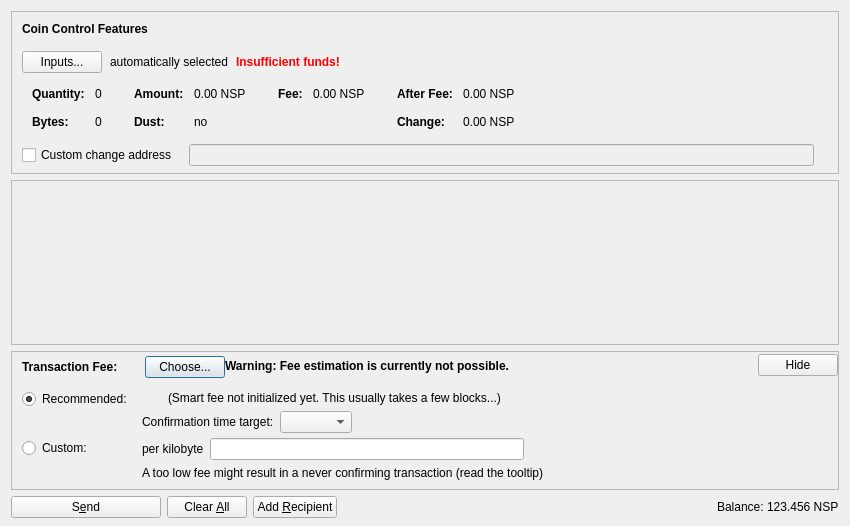
<?xml version="1.0" encoding="UTF-8"?>
<ui version="4.0">
 <class>SendCoinsDialog</class>
 <widget class="QDialog" name="SendCoinsDialog">
  <property name="geometry">
   <rect>
    <x>0</x>
    <y>0</y>
    <width>850</width>
    <height>526</height>
   </rect>
  </property>
  <property name="windowTitle">
   <string>Send Coins</string>
  </property>
  <layout class="QVBoxLayout" name="verticalLayout" stretch="0,1,0,0">
   <property name="bottomMargin">
    <number>8</number>
   </property>
   <item>
    <widget class="QFrame" name="frameCoinControl">
     <property name="sizePolicy">
      <sizepolicy hsizetype="Expanding" vsizetype="Expanding">
       <horstretch>0</horstretch>
       <verstretch>0</verstretch>
      </sizepolicy>
     </property>
     <property name="maximumSize">
      <size>
       <width>16777215</width>
       <height>16777215</height>
      </size>
     </property>
     <property name="frameShape">
      <enum>QFrame::StyledPanel</enum>
     </property>
     <property name="frameShadow">
      <enum>QFrame::Sunken</enum>
     </property>
     <layout class="QVBoxLayout" name="verticalLayoutCoinControl2">
      <property name="spacing">
       <number>0</number>
      </property>
      <property name="leftMargin">
       <number>0</number>
      </property>
      <property name="topMargin">
       <number>0</number>
      </property>
      <property name="rightMargin">
       <number>0</number>
      </property>
      <property name="bottomMargin">
       <number>6</number>
      </property>
      <item>
       <layout class="QVBoxLayout" name="verticalLayoutCoinControl" stretch="0,0,0,0,1">
        <property name="spacing">
         <number>0</number>
        </property>
        <property name="leftMargin">
         <number>10</number>
        </property>
        <property name="topMargin">
         <number>10</number>
        </property>
        <item>
         <layout class="QHBoxLayout" name="horizontalLayoutCoinControl1">
          <property name="bottomMargin">
           <number>15</number>
          </property>
          <item>
           <widget class="QLabel" name="labelCoinControlFeatures">
            <property name="sizePolicy">
             <sizepolicy hsizetype="Preferred" vsizetype="Maximum">
              <horstretch>0</horstretch>
              <verstretch>0</verstretch>
             </sizepolicy>
            </property>
            <property name="font">
             <font>
              <weight>75</weight>
              <bold>true</bold>
             </font>
            </property>
            <property name="styleSheet">
             <string notr="true">font-weight:bold;</string>
            </property>
            <property name="text">
             <string>Coin Control Features</string>
            </property>
           </widget>
          </item>
         </layout>
        </item>
        <item>
         <layout class="QHBoxLayout" name="horizontalLayoutCoinControl2" stretch="0,0,0,0">
          <property name="spacing">
           <number>8</number>
          </property>
          <property name="bottomMargin">
           <number>10</number>
          </property>
          <item>
           <widget class="QPushButton" name="pushButtonCoinControl">
            <property name="styleSheet">
             <string notr="true"/>
            </property>
            <property name="text">
             <string>Inputs...</string>
            </property>
            <property name="autoDefault">
             <bool>false</bool>
            </property>
           </widget>
          </item>
          <item>
           <widget class="QLabel" name="labelCoinControlAutomaticallySelected">
            <property name="text">
             <string>automatically selected</string>
            </property>
            <property name="margin">
             <number>5</number>
            </property>
           </widget>
          </item>
          <item>
           <widget class="QLabel" name="labelCoinControlInsuffFunds">
            <property name="font">
             <font>
              <weight>75</weight>
              <bold>true</bold>
             </font>
            </property>
            <property name="styleSheet">
             <string notr="true">color:red;font-weight:bold;</string>
            </property>
            <property name="text">
             <string>Insufficient funds!</string>
            </property>
            <property name="margin">
             <number>5</number>
            </property>
           </widget>
          </item>
          <item>
           <spacer name="horizontalSpacerCoinControl">
            <property name="orientation">
             <enum>Qt::Horizontal</enum>
            </property>
            <property name="sizeHint" stdset="0">
             <size>
              <width>40</width>
              <height>1</height>
             </size>
            </property>
           </spacer>
          </item>
         </layout>
        </item>
        <item>
         <widget class="QWidget" name="widgetCoinControl" native="true">
          <property name="sizePolicy">
           <sizepolicy hsizetype="Preferred" vsizetype="Preferred">
            <horstretch>0</horstretch>
            <verstretch>0</verstretch>
           </sizepolicy>
          </property>
          <property name="minimumSize">
           <size>
            <width>0</width>
            <height>0</height>
           </size>
          </property>
          <property name="styleSheet">
           <string notr="true"/>
          </property>
          <layout class="QHBoxLayout" name="horizontalLayoutCoinControl5">
           <property name="leftMargin">
            <number>0</number>
           </property>
           <property name="topMargin">
            <number>0</number>
           </property>
           <property name="rightMargin">
            <number>0</number>
           </property>
           <property name="bottomMargin">
            <number>0</number>
           </property>
           <item>
            <layout class="QHBoxLayout" name="horizontalLayoutCoinControl3" stretch="0,0,0,1">
             <property name="spacing">
              <number>20</number>
             </property>
             <property name="topMargin">
              <number>0</number>
             </property>
             <property name="bottomMargin">
              <number>10</number>
             </property>
             <item>
              <layout class="QFormLayout" name="formLayoutCoinControl1">
               <property name="horizontalSpacing">
                <number>10</number>
               </property>
               <property name="verticalSpacing">
                <number>14</number>
               </property>
               <property name="leftMargin">
                <number>10</number>
               </property>
               <property name="topMargin">
                <number>4</number>
               </property>
               <property name="rightMargin">
                <number>6</number>
               </property>
               <item row="0" column="0">
                <widget class="QLabel" name="labelCoinControlQuantityText">
                 <property name="font">
                  <font>
                   <weight>75</weight>
                   <bold>true</bold>
                  </font>
                 </property>
                 <property name="text">
                  <string>Quantity:</string>
                 </property>
                 <property name="margin">
                  <number>0</number>
                 </property>
                </widget>
               </item>
               <item row="0" column="1">
                <widget class="QLabel" name="labelCoinControlQuantity">
                 <property name="cursor">
                  <cursorShape>IBeamCursor</cursorShape>
                 </property>
                 <property name="contextMenuPolicy">
                  <enum>Qt::ActionsContextMenu</enum>
                 </property>
                 <property name="text">
                  <string notr="true">0</string>
                 </property>
                 <property name="margin">
                  <number>0</number>
                 </property>
                 <property name="textInteractionFlags">
                  <set>Qt::LinksAccessibleByMouse|Qt::TextSelectableByKeyboard|Qt::TextSelectableByMouse</set>
                 </property>
                </widget>
               </item>
               <item row="1" column="0">
                <widget class="QLabel" name="labelCoinControlBytesText">
                 <property name="font">
                  <font>
                   <weight>75</weight>
                   <bold>true</bold>
                  </font>
                 </property>
                 <property name="text">
                  <string>Bytes:</string>
                 </property>
                </widget>
               </item>
               <item row="1" column="1">
                <widget class="QLabel" name="labelCoinControlBytes">
                 <property name="cursor">
                  <cursorShape>IBeamCursor</cursorShape>
                 </property>
                 <property name="contextMenuPolicy">
                  <enum>Qt::ActionsContextMenu</enum>
                 </property>
                 <property name="text">
                  <string notr="true">0</string>
                 </property>
                 <property name="textInteractionFlags">
                  <set>Qt::LinksAccessibleByMouse|Qt::TextSelectableByKeyboard|Qt::TextSelectableByMouse</set>
                 </property>
                </widget>
               </item>
              </layout>
             </item>
             <item>
              <layout class="QFormLayout" name="formLayoutCoinControl2">
               <property name="horizontalSpacing">
                <number>10</number>
               </property>
               <property name="verticalSpacing">
                <number>14</number>
               </property>
               <property name="leftMargin">
                <number>6</number>
               </property>
               <property name="topMargin">
                <number>4</number>
               </property>
               <property name="rightMargin">
                <number>6</number>
               </property>
               <item row="0" column="0">
                <widget class="QLabel" name="labelCoinControlAmountText">
                 <property name="font">
                  <font>
                   <weight>75</weight>
                   <bold>true</bold>
                  </font>
                 </property>
                 <property name="text">
                  <string>Amount:</string>
                 </property>
                 <property name="margin">
                  <number>0</number>
                 </property>
                </widget>
               </item>
               <item row="0" column="1">
                <widget class="QLabel" name="labelCoinControlAmount">
                 <property name="cursor">
                  <cursorShape>IBeamCursor</cursorShape>
                 </property>
                 <property name="contextMenuPolicy">
                  <enum>Qt::ActionsContextMenu</enum>
                 </property>
                 <property name="text">
                  <string notr="true">0.00 NSP</string>
                 </property>
                 <property name="textInteractionFlags">
                  <set>Qt::LinksAccessibleByMouse|Qt::TextSelectableByKeyboard|Qt::TextSelectableByMouse</set>
                 </property>
                </widget>
               </item>
               <item row="1" column="0">
                <widget class="QLabel" name="labelCoinControlLowOutputText">
                 <property name="font">
                  <font>
                   <weight>75</weight>
                   <bold>true</bold>
                  </font>
                 </property>
                 <property name="text">
                  <string>Dust:</string>
                 </property>
                </widget>
               </item>
               <item row="1" column="1">
                <widget class="QLabel" name="labelCoinControlLowOutput">
                 <property name="cursor">
                  <cursorShape>IBeamCursor</cursorShape>
                 </property>
                 <property name="contextMenuPolicy">
                  <enum>Qt::ActionsContextMenu</enum>
                 </property>
                 <property name="text">
                  <string notr="true">no</string>
                 </property>
                 <property name="textInteractionFlags">
                  <set>Qt::LinksAccessibleByMouse|Qt::TextSelectableByKeyboard|Qt::TextSelectableByMouse</set>
                 </property>
                </widget>
               </item>
              </layout>
             </item>
             <item>
              <layout class="QFormLayout" name="formLayoutCoinControl3">
               <property name="horizontalSpacing">
                <number>10</number>
               </property>
               <property name="verticalSpacing">
                <number>14</number>
               </property>
               <property name="leftMargin">
                <number>6</number>
               </property>
               <property name="topMargin">
                <number>4</number>
               </property>
               <property name="rightMargin">
                <number>6</number>
               </property>
               <item row="0" column="0">
                <widget class="QLabel" name="labelCoinControlFeeText">
                 <property name="font">
                  <font>
                   <weight>75</weight>
                   <bold>true</bold>
                  </font>
                 </property>
                 <property name="text">
                  <string>Fee:</string>
                 </property>
                 <property name="margin">
                  <number>0</number>
                 </property>
                </widget>
               </item>
               <item row="0" column="1">
                <widget class="QLabel" name="labelCoinControlFee">
                 <property name="cursor">
                  <cursorShape>IBeamCursor</cursorShape>
                 </property>
                 <property name="contextMenuPolicy">
                  <enum>Qt::ActionsContextMenu</enum>
                 </property>
                 <property name="text">
                  <string notr="true">0.00 NSP</string>
                 </property>
                 <property name="textInteractionFlags">
                  <set>Qt::LinksAccessibleByMouse|Qt::TextSelectableByKeyboard|Qt::TextSelectableByMouse</set>
                 </property>
                </widget>
               </item>
              </layout>
             </item>
             <item>
              <layout class="QFormLayout" name="formLayoutCoinControl4">
               <property name="horizontalSpacing">
                <number>10</number>
               </property>
               <property name="verticalSpacing">
                <number>14</number>
               </property>
               <property name="leftMargin">
                <number>6</number>
               </property>
               <property name="topMargin">
                <number>4</number>
               </property>
               <property name="rightMargin">
                <number>6</number>
               </property>
               <item row="0" column="0">
                <widget class="QLabel" name="labelCoinControlAfterFeeText">
                 <property name="font">
                  <font>
                   <weight>75</weight>
                   <bold>true</bold>
                  </font>
                 </property>
                 <property name="text">
                  <string>After Fee:</string>
                 </property>
                 <property name="margin">
                  <number>0</number>
                 </property>
                </widget>
               </item>
               <item row="0" column="1">
                <widget class="QLabel" name="labelCoinControlAfterFee">
                 <property name="cursor">
                  <cursorShape>IBeamCursor</cursorShape>
                 </property>
                 <property name="contextMenuPolicy">
                  <enum>Qt::ActionsContextMenu</enum>
                 </property>
                 <property name="text">
                  <string notr="true">0.00 NSP</string>
                 </property>
                 <property name="textInteractionFlags">
                  <set>Qt::LinksAccessibleByMouse|Qt::TextSelectableByKeyboard|Qt::TextSelectableByMouse</set>
                 </property>
                </widget>
               </item>
               <item row="1" column="0">
                <widget class="QLabel" name="labelCoinControlChangeText">
                 <property name="font">
                  <font>
                   <weight>75</weight>
                   <bold>true</bold>
                  </font>
                 </property>
                 <property name="text">
                  <string>Change:</string>
                 </property>
                </widget>
               </item>
               <item row="1" column="1">
                <widget class="QLabel" name="labelCoinControlChange">
                 <property name="cursor">
                  <cursorShape>IBeamCursor</cursorShape>
                 </property>
                 <property name="contextMenuPolicy">
                  <enum>Qt::ActionsContextMenu</enum>
                 </property>
                 <property name="text">
                  <string notr="true">0.00 NSP</string>
                 </property>
                 <property name="textInteractionFlags">
                  <set>Qt::LinksAccessibleByMouse|Qt::TextSelectableByKeyboard|Qt::TextSelectableByMouse</set>
                 </property>
                </widget>
               </item>
              </layout>
             </item>
            </layout>
           </item>
          </layout>
         </widget>
        </item>
        <item>
         <layout class="QHBoxLayout" name="horizontalLayoutCoinControl4" stretch="0,0,0">
          <property name="spacing">
           <number>12</number>
          </property>
          <property name="sizeConstraint">
           <enum>QLayout::SetDefaultConstraint</enum>
          </property>
          <property name="topMargin">
           <number>5</number>
          </property>
          <property name="rightMargin">
           <number>5</number>
          </property>
          <item>
           <widget class="QCheckBox" name="checkBoxCoinControlChange">
            <property name="toolTip">
             <string>If this is activated, but the change address is empty or invalid, change will be sent to a newly generated address.</string>
            </property>
            <property name="text">
             <string>Custom change address</string>
            </property>
           </widget>
          </item>
          <item>
           <widget class="QValidatedLineEdit" name="lineEditCoinControlChange">
            <property name="enabled">
             <bool>false</bool>
            </property>
            <property name="sizePolicy">
             <sizepolicy hsizetype="Expanding" vsizetype="Fixed">
              <horstretch>0</horstretch>
              <verstretch>0</verstretch>
             </sizepolicy>
            </property>
           </widget>
          </item>
          <item>
           <widget class="QLabel" name="labelCoinControlChangeLabel">
            <property name="sizePolicy">
             <sizepolicy hsizetype="Preferred" vsizetype="Expanding">
              <horstretch>0</horstretch>
              <verstretch>0</verstretch>
             </sizepolicy>
            </property>
            <property name="minimumSize">
             <size>
              <width>0</width>
              <height>0</height>
             </size>
            </property>
            <property name="text">
             <string/>
            </property>
            <property name="margin">
             <number>3</number>
            </property>
           </widget>
          </item>
         </layout>
        </item>
        <item>
         <spacer name="verticalSpacerCoinControl">
          <property name="orientation">
           <enum>Qt::Vertical</enum>
          </property>
          <property name="sizeHint" stdset="0">
           <size>
            <width>800</width>
            <height>1</height>
           </size>
          </property>
         </spacer>
        </item>
       </layout>
      </item>
     </layout>
    </widget>
   </item>
   <item>
    <widget class="QScrollArea" name="scrollArea">
     <property name="widgetResizable">
      <bool>true</bool>
     </property>
     <widget class="QWidget" name="scrollAreaWidgetContents">
      <property name="geometry">
       <rect>
        <x>0</x>
        <y>0</y>
        <width>830</width>
        <height>104</height>
       </rect>
      </property>
      <layout class="QVBoxLayout" name="verticalLayout_2" stretch="0,1">
       <property name="leftMargin">
        <number>0</number>
       </property>
       <property name="topMargin">
        <number>0</number>
       </property>
       <property name="rightMargin">
        <number>0</number>
       </property>
       <property name="bottomMargin">
        <number>0</number>
       </property>
       <item>
        <layout class="QVBoxLayout" name="entries">
         <property name="spacing">
          <number>6</number>
         </property>
        </layout>
       </item>
       <item>
        <spacer name="verticalSpacer">
         <property name="orientation">
          <enum>Qt::Vertical</enum>
         </property>
         <property name="sizeHint" stdset="0">
          <size>
           <width>20</width>
           <height>40</height>
          </size>
         </property>
        </spacer>
       </item>
      </layout>
     </widget>
    </widget>
   </item>
   <item>
    <widget class="QFrame" name="frameFee">
     <property name="sizePolicy">
      <sizepolicy hsizetype="Expanding" vsizetype="Expanding">
       <horstretch>0</horstretch>
       <verstretch>0</verstretch>
      </sizepolicy>
     </property>
     <property name="maximumSize">
      <size>
       <width>16777215</width>
       <height>16777215</height>
      </size>
     </property>
     <property name="frameShape">
      <enum>QFrame::StyledPanel</enum>
     </property>
     <property name="frameShadow">
      <enum>QFrame::Sunken</enum>
     </property>
     <layout class="QVBoxLayout" name="verticalLayoutFee1">
      <property name="spacing">
       <number>0</number>
      </property>
      <property name="leftMargin">
       <number>0</number>
      </property>
      <property name="topMargin">
       <number>0</number>
      </property>
      <property name="rightMargin">
       <number>0</number>
      </property>
      <property name="bottomMargin">
       <number>0</number>
      </property>
      <item>
       <layout class="QVBoxLayout" name="verticalLayoutFee2" stretch="0,0,0">
        <property name="spacing">
         <number>0</number>
        </property>
        <property name="leftMargin">
         <number>10</number>
        </property>
        <property name="topMargin">
         <number>0</number>
        </property>
        <item>
         <layout class="QHBoxLayout" name="horizontalLayoutFee1">
          <property name="bottomMargin">
           <number>0</number>
          </property>
          <item>
           <layout class="QVBoxLayout" name="verticalLayoutFee7">
            <property name="spacing">
             <number>0</number>
            </property>
            <item>
             <spacer name="verticalSpacerSmartFee">
              <property name="orientation">
               <enum>Qt::Vertical</enum>
              </property>
              <property name="sizeType">
               <enum>QSizePolicy::Fixed</enum>
              </property>
              <property name="sizeHint" stdset="0">
               <size>
                <width>1</width>
                <height>4</height>
               </size>
              </property>
             </spacer>
            </item>
            <item>
             <layout class="QHBoxLayout" name="horizontalLayoutSmartFee">
              <property name="spacing">
               <number>10</number>
              </property>
              <item>
               <widget class="QLabel" name="labelFeeHeadline">
                <property name="sizePolicy">
                 <sizepolicy hsizetype="Preferred" vsizetype="Maximum">
                  <horstretch>0</horstretch>
                  <verstretch>0</verstretch>
                 </sizepolicy>
                </property>
                <property name="font">
                 <font>
                  <weight>75</weight>
                  <bold>true</bold>
                 </font>
                </property>
                <property name="styleSheet">
                 <string notr="true">font-weight:bold;</string>
                </property>
                <property name="text">
                 <string>Transaction Fee:</string>
                </property>
               </widget>
              </item>
              <item>
               <widget class="QLabel" name="labelFeeMinimized">
                <property name="text">
                 <string/>
                </property>
               </widget>
              </item>
              <item>
               <widget class="QPushButton" name="buttonChooseFee">
                <property name="text">
                 <string>Choose...</string>
                </property>
               </widget>
              </item>
             </layout>
            </item>
            <item>
             <spacer name="verticalSpacer_5">
              <property name="orientation">
               <enum>Qt::Vertical</enum>
              </property>
              <property name="sizeHint" stdset="0">
               <size>
                <width>1</width>
                <height>1</height>
               </size>
              </property>
             </spacer>
            </item>
           </layout>
          </item>
          <item>
           <widget class="QLabel" name="fallbackFeeWarningLabel">
            <property name="toolTip">
             <string>Using the fallbackfee can result in sending a transaction that will take several hours or days (or never) to confirm. Consider choosing your fee manually or wait until you have validated the complete chain.</string>
            </property>
            <property name="font">
            <font>
                <weight>75</weight>
                <bold>true</bold>
            </font>
            </property>
            <property name="text">
             <string>Warning: Fee estimation is currently not possible.</string>
            </property>
            <property name="wordWrap">
             <bool>false</bool>
            </property>
           </widget>
          </item>
          <item>
           <spacer name="horizontalSpacer_4">
            <property name="orientation">
             <enum>Qt::Horizontal</enum>
            </property>
            <property name="sizeType">
             <enum>QSizePolicy::MinimumExpanding</enum>
            </property>
            <property name="sizeHint" stdset="0">
             <size>
              <width>40</width>
              <height>20</height>
             </size>
            </property>
           </spacer>
          </item>
          <item>
           <widget class="QPushButton" name="buttonMinimizeFee">
            <property name="toolTip">
             <string>collapse fee-settings</string>
            </property>
            <property name="text">
             <string>Hide</string>
            </property>
           </widget>
          </item>
         </layout>
        </item>
        <item>
         <widget class="QFrame" name="frameFeeSelection">
          <layout class="QVBoxLayout" name="verticalLayoutFee12">
           <property name="spacing">
            <number>0</number>
           </property>
           <property name="leftMargin">
            <number>0</number>
           </property>
           <property name="topMargin">
            <number>0</number>
           </property>
           <property name="rightMargin">
            <number>0</number>
           </property>
           <property name="bottomMargin">
            <number>0</number>
           </property>
           <item>
            <layout class="QGridLayout" name="gridLayoutFee">
             <property name="topMargin">
              <number>10</number>
             </property>
             <property name="bottomMargin">
              <number>4</number>
             </property>
             <property name="horizontalSpacing">
              <number>10</number>
             </property>
             <property name="verticalSpacing">
              <number>4</number>
             </property>
             <item row="1" column="1">
              <layout class="QVBoxLayout" name="verticalLayoutFee8">
               <property name="spacing">
                <number>6</number>
               </property>
               <item>
                <layout class="QHBoxLayout" name="horizontalLayoutFee13">
                 <item>
                  <widget class="QLabel" name="labelCustomPerKilobyte">
                   <property name="toolTip">
                    <string>Specify a custom fee per kB (1,000 bytes) of the transaction's virtual size.

Note:  Since the fee is calculated on a per-byte basis, a fee of "100 satoshis per kB" for a transaction size of 500 bytes (half of 1 kB) would ultimately yield a fee of only 50 satoshis.</string>
                   </property>
                   <property name="text">
                    <string>per kilobyte</string>
                   </property>
                  </widget>
                 </item>
                 <item>
                  <widget class="BitcoinAmountField" name="customFee"/>
                 </item>
                 <item>
                  <spacer name="horizontalSpacer_6">
                   <property name="orientation">
                    <enum>Qt::Horizontal</enum>
                   </property>
                   <property name="sizeHint" stdset="0">
                    <size>
                     <width>1</width>
                     <height>1</height>
                    </size>
                   </property>
                  </spacer>
                 </item>
                </layout>
               </item>
               <item>
                <layout class="QHBoxLayout" name="horizontalLayoutFee8">
                 <item>
                  <widget class="QLabel" name="labelCustomFeeWarning">
                   <property name="enabled">
                    <bool>true</bool>
                   </property>
                   <property name="toolTip">
                    <string>When there is less transaction volume than space in the blocks, miners as well as relaying nodes may enforce a minimum fee. Paying only this minimum fee is just fine, but be aware that this can result in a never confirming transaction once there is more demand for stephanpower transactions than the network can process.</string>
                   </property>
                   <property name="text">
                    <string>A too low fee might result in a never confirming transaction (read the tooltip)</string>
                   </property>
                  </widget>
                 </item>
                 <item>
                  <spacer name="horizontalSpacer_2">
                   <property name="orientation">
                    <enum>Qt::Horizontal</enum>
                   </property>
                   <property name="sizeHint" stdset="0">
                    <size>
                     <width>1</width>
                     <height>1</height>
                    </size>
                   </property>
                  </spacer>
                 </item>
                </layout>
               </item>
              </layout>
             </item>
             <item row="0" column="0">
              <layout class="QVBoxLayout" name="verticalLayoutFee4" stretch="0,1">
               <item>
                <widget class="QRadioButton" name="radioSmartFee">
                 <property name="text">
                  <string>Recommended:</string>
                 </property>
                 <property name="checked">
                  <bool>true</bool>
                 </property>
                 <attribute name="buttonGroup">
                  <string notr="true">groupFee</string>
                 </attribute>
                </widget>
               </item>
               <item>
                <spacer name="verticalSpacer_2">
                 <property name="orientation">
                  <enum>Qt::Vertical</enum>
                 </property>
                 <property name="sizeHint" stdset="0">
                  <size>
                   <width>1</width>
                   <height>1</height>
                  </size>
                 </property>
                </spacer>
               </item>
              </layout>
             </item>
             <item row="1" column="0">
              <layout class="QVBoxLayout" name="verticalLayoutFee9" stretch="0,1">
               <item>
                <widget class="QRadioButton" name="radioCustomFee">
                 <property name="text">
                  <string>Custom:</string>
                 </property>
                 <attribute name="buttonGroup">
                  <string notr="true">groupFee</string>
                 </attribute>
                </widget>
               </item>
               <item>
                <spacer name="verticalSpacer_6">
                 <property name="orientation">
                  <enum>Qt::Vertical</enum>
                 </property>
                 <property name="sizeHint" stdset="0">
                  <size>
                   <width>1</width>
                   <height>1</height>
                  </size>
                 </property>
                </spacer>
               </item>
              </layout>
             </item>
             <item row="0" column="1">
              <layout class="QVBoxLayout" name="verticalLayoutFee3" stretch="0,0,1">
               <property name="spacing">
                <number>6</number>
               </property>
               <property name="topMargin">
                <number>2</number>
               </property>
               <item>
                <layout class="QHBoxLayout" name="horizontalLayoutFee12">
                 <item>
                  <widget class="QLabel" name="labelSmartFee">
                   <property name="text">
                    <string/>
                   </property>
                  </widget>
                 </item>
                 <item>
                  <widget class="QLabel" name="labelFeeEstimation">
                   <property name="text">
                    <string/>
                   </property>
                  </widget>
                 </item>
                 <item>
                  <widget class="QLabel" name="labelSmartFee2">
                   <property name="text">
                    <string>(Smart fee not initialized yet. This usually takes a few blocks...)</string>
                   </property>
                  </widget>
                 </item>
                 <item>
                  <spacer name="horizontalSpacer_5">
                   <property name="orientation">
                    <enum>Qt::Horizontal</enum>
                   </property>
                   <property name="sizeHint" stdset="0">
                    <size>
                     <width>1</width>
                     <height>1</height>
                    </size>
                   </property>
                  </spacer>
                 </item>
                </layout>
               </item>
               <item>
                <layout class="QHBoxLayout" name="horizontalLayoutFee9">
                 <item>
                  <layout class="QVBoxLayout" name="verticalLayoutFee6">
                   <item>
                    <widget class="QLabel" name="labelSmartFee3">
                     <property name="text">
                      <string>Confirmation time target:</string>
                     </property>
                    </widget>
                   </item>
                  </layout>
                 </item>
                 <item>
                  <layout class="QVBoxLayout" name="verticalLayoutFee5">
                   <property name="rightMargin">
                    <number>30</number>
                   </property>
                   <item>
                    <layout class="QHBoxLayout" name="horizontalLayoutConfTarget">
                     <property name="bottomMargin">
                      <number>0</number>
                     </property>
                     <item>
                      <widget class="QComboBox" name="confTargetSelector"/>
                     </item>
                     <item>
                      <spacer name="horizontalSpacerConfTarget">
                       <property name="orientation">
                        <enum>Qt::Horizontal</enum>
                       </property>
                       <property name="sizeHint" stdset="0">
                        <size>
                         <width>40</width>
                         <height>20</height>
                        </size>
                       </property>
                      </spacer>
                     </item>
                    </layout>
                   </item>
                  </layout>
                 </item>
                </layout>
               </item>
               <item>
                <spacer name="verticalSpacer_4">
                 <property name="orientation">
                  <enum>Qt::Vertical</enum>
                 </property>
                 <property name="sizeHint" stdset="0">
                  <size>
                   <width>1</width>
                   <height>1</height>
                  </size>
                 </property>
                </spacer>
               </item>
              </layout>
             </item>
            </layout>
           </item>
          </layout>
         </widget>
        </item>
        <item>
         <spacer name="verticalSpacerFee">
          <property name="orientation">
           <enum>Qt::Vertical</enum>
          </property>
          <property name="sizeHint" stdset="0">
           <size>
            <width>40</width>
            <height>5</height>
           </size>
          </property>
         </spacer>
        </item>
       </layout>
      </item>
     </layout>
    </widget>
   </item>
   <item>
    <layout class="QHBoxLayout" name="horizontalLayout">
     <item>
      <widget class="QPushButton" name="sendButton">
       <property name="minimumSize">
        <size>
         <width>150</width>
         <height>0</height>
        </size>
       </property>
       <property name="toolTip">
        <string>Confirm the send action</string>
       </property>
       <property name="text">
        <string>S&amp;end</string>
       </property>
       <property name="icon">
        <iconset resource="../bitcoin.qrc">
         <normaloff>:/icons/send</normaloff>:/icons/send</iconset>
       </property>
       <property name="autoDefault">
        <bool>false</bool>
       </property>
       <property name="default">
        <bool>false</bool>
       </property>
      </widget>
     </item>
     <item>
      <widget class="QPushButton" name="clearButton">
       <property name="sizePolicy">
        <sizepolicy hsizetype="Minimum" vsizetype="Fixed">
         <horstretch>0</horstretch>
         <verstretch>0</verstretch>
        </sizepolicy>
       </property>
       <property name="toolTip">
        <string>Clear all fields of the form.</string>
       </property>
       <property name="text">
        <string>Clear &amp;All</string>
       </property>
       <property name="icon">
        <iconset resource="../bitcoin.qrc">
         <normaloff>:/icons/remove</normaloff>:/icons/remove</iconset>
       </property>
       <property name="autoDefault">
        <bool>false</bool>
       </property>
      </widget>
     </item>
     <item>
      <widget class="QPushButton" name="addButton">
       <property name="toolTip">
        <string>Send to multiple recipients at once</string>
       </property>
       <property name="text">
        <string>Add &amp;Recipient</string>
       </property>
       <property name="icon">
        <iconset resource="../bitcoin.qrc">
         <normaloff>:/icons/add</normaloff>:/icons/add</iconset>
       </property>
       <property name="autoDefault">
        <bool>false</bool>
       </property>
      </widget>
     </item>
     <item>
      <spacer name="horizontalSpacer">
       <property name="orientation">
        <enum>Qt::Horizontal</enum>
       </property>
       <property name="sizeHint" stdset="0">
        <size>
         <width>40</width>
         <height>20</height>
        </size>
       </property>
      </spacer>
     </item>
     <item>
      <layout class="QHBoxLayout" name="horizontalLayout_2">
       <property name="spacing">
        <number>3</number>
       </property>
       <item>
        <widget class="QLabel" name="label">
         <property name="sizePolicy">
          <sizepolicy hsizetype="Preferred" vsizetype="Fixed">
           <horstretch>0</horstretch>
           <verstretch>0</verstretch>
          </sizepolicy>
         </property>
         <property name="text">
          <string>Balance:</string>
         </property>
        </widget>
       </item>
       <item>
        <widget class="QLabel" name="labelBalance">
         <property name="sizePolicy">
          <sizepolicy hsizetype="Preferred" vsizetype="Fixed">
           <horstretch>0</horstretch>
           <verstretch>0</verstretch>
          </sizepolicy>
         </property>
         <property name="cursor">
          <cursorShape>IBeamCursor</cursorShape>
         </property>
         <property name="text">
          <string notr="true">123.456 NSP</string>
         </property>
         <property name="textInteractionFlags">
          <set>Qt::LinksAccessibleByMouse|Qt::TextSelectableByKeyboard|Qt::TextSelectableByMouse</set>
         </property>
        </widget>
       </item>
      </layout>
     </item>
    </layout>
   </item>
  </layout>
 </widget>
 <customwidgets>
  <customwidget>
   <class>QValidatedLineEdit</class>
   <extends>QLineEdit</extends>
   <header>qt/qvalidatedlineedit.h</header>
  </customwidget>
  <customwidget>
   <class>BitcoinAmountField</class>
   <extends>QLineEdit</extends>
   <header>qt/bitcoinamountfield.h</header>
   <container>1</container>
  </customwidget>
 </customwidgets>
 <resources>
  <include location="../bitcoin.qrc"/>
 </resources>
 <connections/>
 <buttongroups>
  <buttongroup name="groupFee"/>
 </buttongroups>
</ui>
